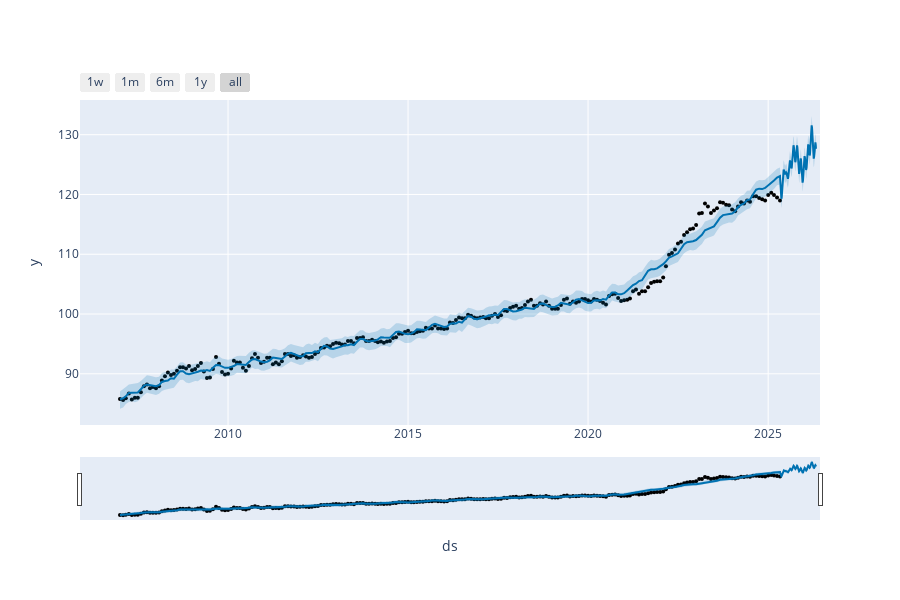

Notebook source saved alongside this figure:
### Code cell
from prophet.plot import plot_plotly, plot_components_plotly
plot_plotly(m, forecast)

### Figure 1 — Plotly figure (JSON) as saved in the notebook; plotly's stock layout.template omitted (floating-point values rounded to 4 significant figures; data arrays with more than 128 entries replaced by an {"elided": "..."} marker saying what was removed)
{"data": [{"marker": {"color": "black", "size": 4}, "mode": "markers", "name": "Actual", "type": "scatter", "x": {"elided": "221 str values"}, "y": {"elided": "221 float values"}}, {"hoverinfo": "skip", "line": {"width": 0}, "mode": "lines", "type": "scatter", "x": {"elided": "586 str values"}, "y": {"elided": "586 float values"}}, {"fill": "tonexty", "fillcolor": "rgba(0, 114, 178, 0.2)", "line": {"color": "#0072B2", "width": 2}, "mode": "lines", "name": "Predicted", "type": "scatter", "x": {"elided": "586 str values"}, "y": {"elided": "586 float values"}}, {"fill": "tonexty", "fillcolor": "rgba(0, 114, 178, 0.2)", "hoverinfo": "skip", "line": {"width": 0}, "mode": "lines", "type": "scatter", "x": {"elided": "586 str values"}, "y": {"elided": "586 float values"}}], "layout": {"height": 600, "showlegend": false, "width": 900, "xaxis": {"rangeselector": {"buttons": [{"count": 7, "label": "1w", "step": "day", "stepmode": "backward"}, {"count": 1, "label": "1m", "step": "month", "stepmode": "backward"}, {"count": 6, "label": "6m", "step": "month", "stepmode": "backward"}, {"count": 1, "label": "1y", "step": "year", "stepmode": "backward"}, {"step": "all"}]}, "rangeslider": {"visible": true}, "title": {"text": "ds"}, "type": "date"}, "yaxis": {"title": {"text": "y"}}}}
